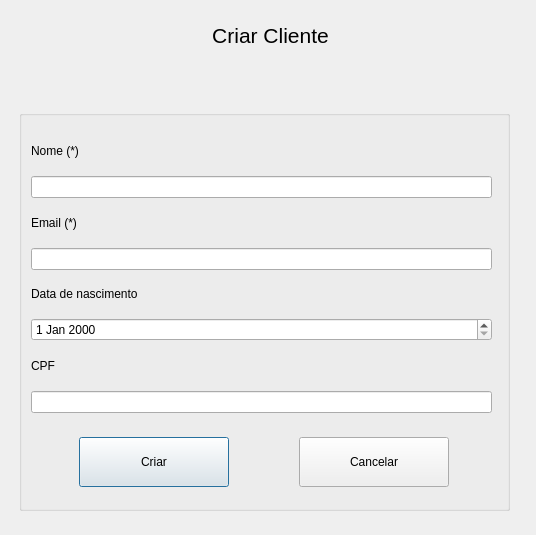
<?xml version="1.0" encoding="UTF-8"?>
<ui version="4.0">
 <class>CreateClient</class>
 <widget class="QDialog" name="CreateClient">
  <property name="geometry">
   <rect>
    <x>0</x>
    <y>0</y>
    <width>536</width>
    <height>535</height>
   </rect>
  </property>
  <property name="windowTitle">
   <string>Dialog</string>
  </property>
  <widget class="QGroupBox" name="groupBox_clientCreate">
   <property name="geometry">
    <rect>
     <x>19</x>
     <y>110</y>
     <width>491</width>
     <height>401</height>
    </rect>
   </property>
   <property name="title">
    <string/>
   </property>
   <widget class="QPushButton" name="pushButton_clientCreate">
    <property name="geometry">
     <rect>
      <x>60</x>
      <y>327</y>
      <width>150</width>
      <height>50</height>
     </rect>
    </property>
    <property name="text">
     <string>Criar</string>
    </property>
   </widget>
   <widget class="QPushButton" name="pushButton_clientCreateCancel">
    <property name="geometry">
     <rect>
      <x>280</x>
      <y>327</y>
      <width>150</width>
      <height>50</height>
     </rect>
    </property>
    <property name="text">
     <string>Cancelar</string>
    </property>
   </widget>
   <widget class="QWidget" name="layoutWidget">
    <property name="geometry">
     <rect>
      <x>12</x>
      <y>22</y>
      <width>461</width>
      <height>281</height>
     </rect>
    </property>
    <layout class="QVBoxLayout" name="verticalLayout_clientCreate">
     <item>
      <layout class="QVBoxLayout" name="verticalLayout_clientName">
       <item>
        <widget class="QLabel" name="label_clientName">
         <property name="text">
          <string>Nome (*)</string>
         </property>
        </widget>
       </item>
       <item>
        <widget class="QLineEdit" name="lineEdit_clientName">
         <property name="clearButtonEnabled">
          <bool>false</bool>
         </property>
        </widget>
       </item>
      </layout>
     </item>
     <item>
      <layout class="QVBoxLayout" name="verticalLayout_clientEmail">
       <item>
        <widget class="QLabel" name="label_clientEmail">
         <property name="text">
          <string>Email (*)</string>
         </property>
        </widget>
       </item>
       <item>
        <widget class="QLineEdit" name="lineEdit_clientEmail"/>
       </item>
      </layout>
     </item>
     <item>
      <layout class="QVBoxLayout" name="verticalLayout_clientBirthDate">
       <item>
        <widget class="QLabel" name="label_clientBirthDate">
         <property name="text">
          <string>Data de nascimento</string>
         </property>
        </widget>
       </item>
       <item>
        <widget class="QDateEdit" name="dateEdit_clientBirthDate"/>
       </item>
      </layout>
     </item>
     <item>
      <layout class="QVBoxLayout" name="verticalLayout_clientCPF">
       <item>
        <widget class="QLabel" name="label_clientCPF">
         <property name="text">
          <string>CPF</string>
         </property>
        </widget>
       </item>
       <item>
        <widget class="QLineEdit" name="lineEdit_clientCPF"/>
       </item>
      </layout>
     </item>
    </layout>
   </widget>
  </widget>
  <widget class="QLabel" name="label_clientCreateTitle">
   <property name="geometry">
    <rect>
     <x>30</x>
     <y>20</y>
     <width>481</width>
     <height>31</height>
    </rect>
   </property>
   <property name="font">
    <font>
     <pointsize>16</pointsize>
    </font>
   </property>
   <property name="text">
    <string>Criar Cliente</string>
   </property>
   <property name="alignment">
    <set>Qt::AlignCenter</set>
   </property>
  </widget>
 </widget>
 <resources/>
 <connections/>
</ui>
